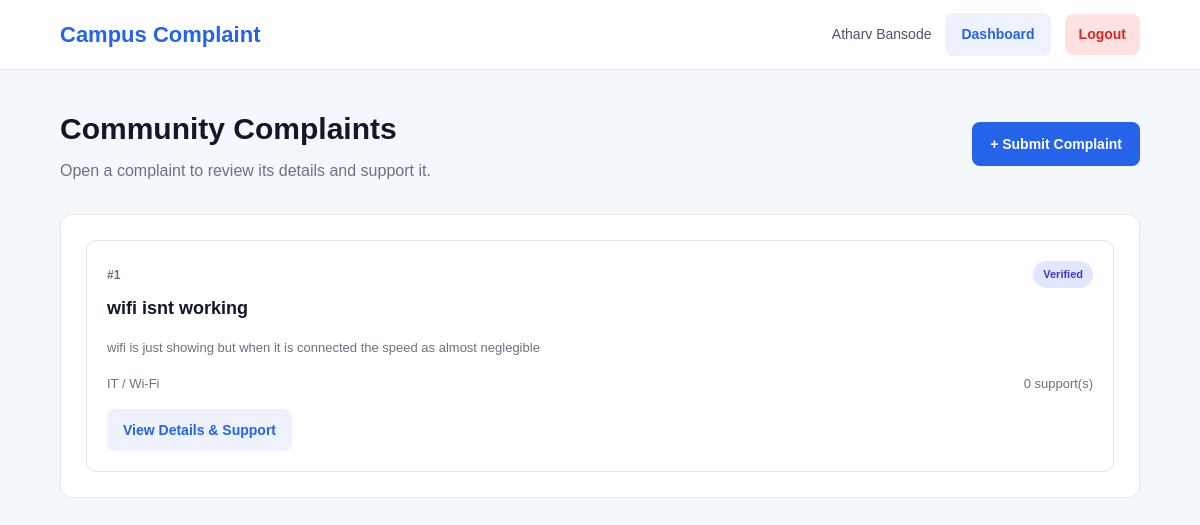
The app's page /community-complaints (signed in), older data.
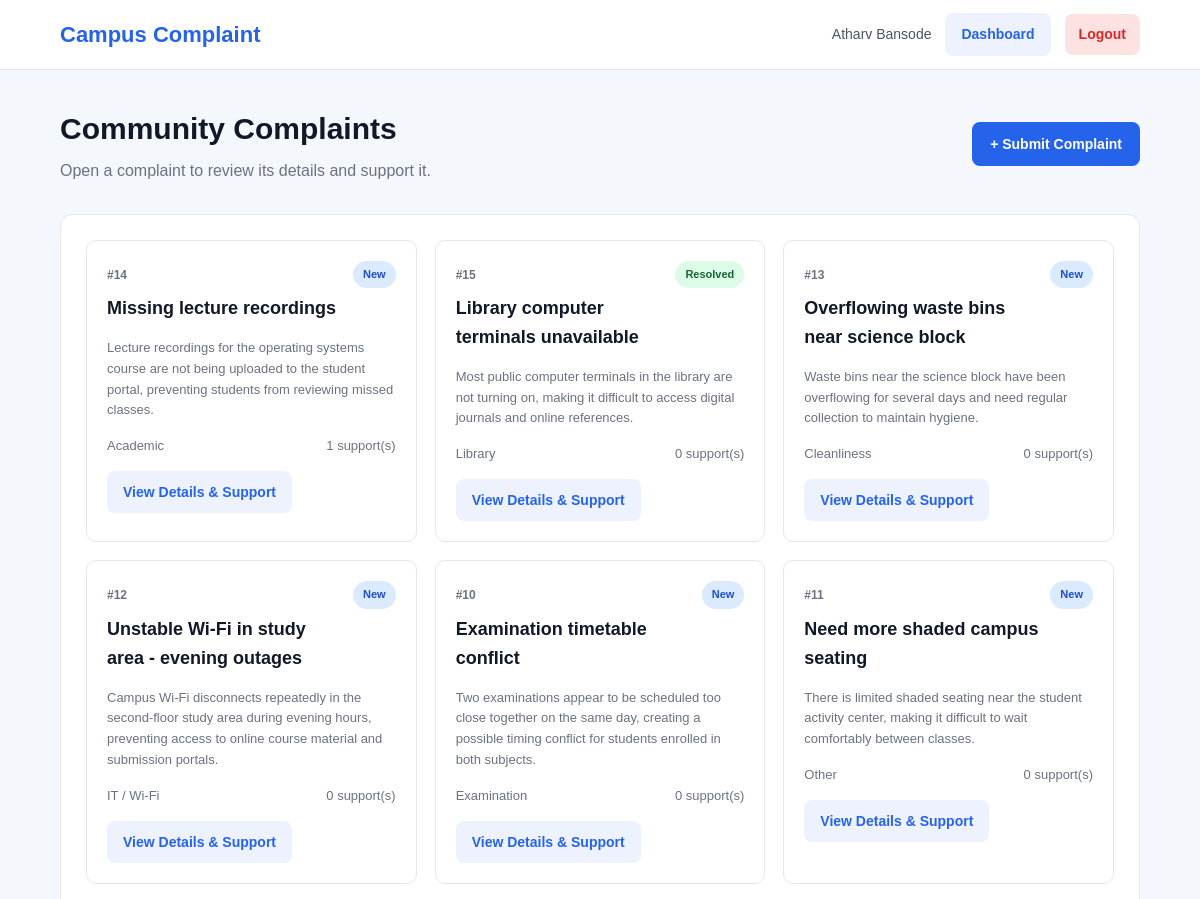
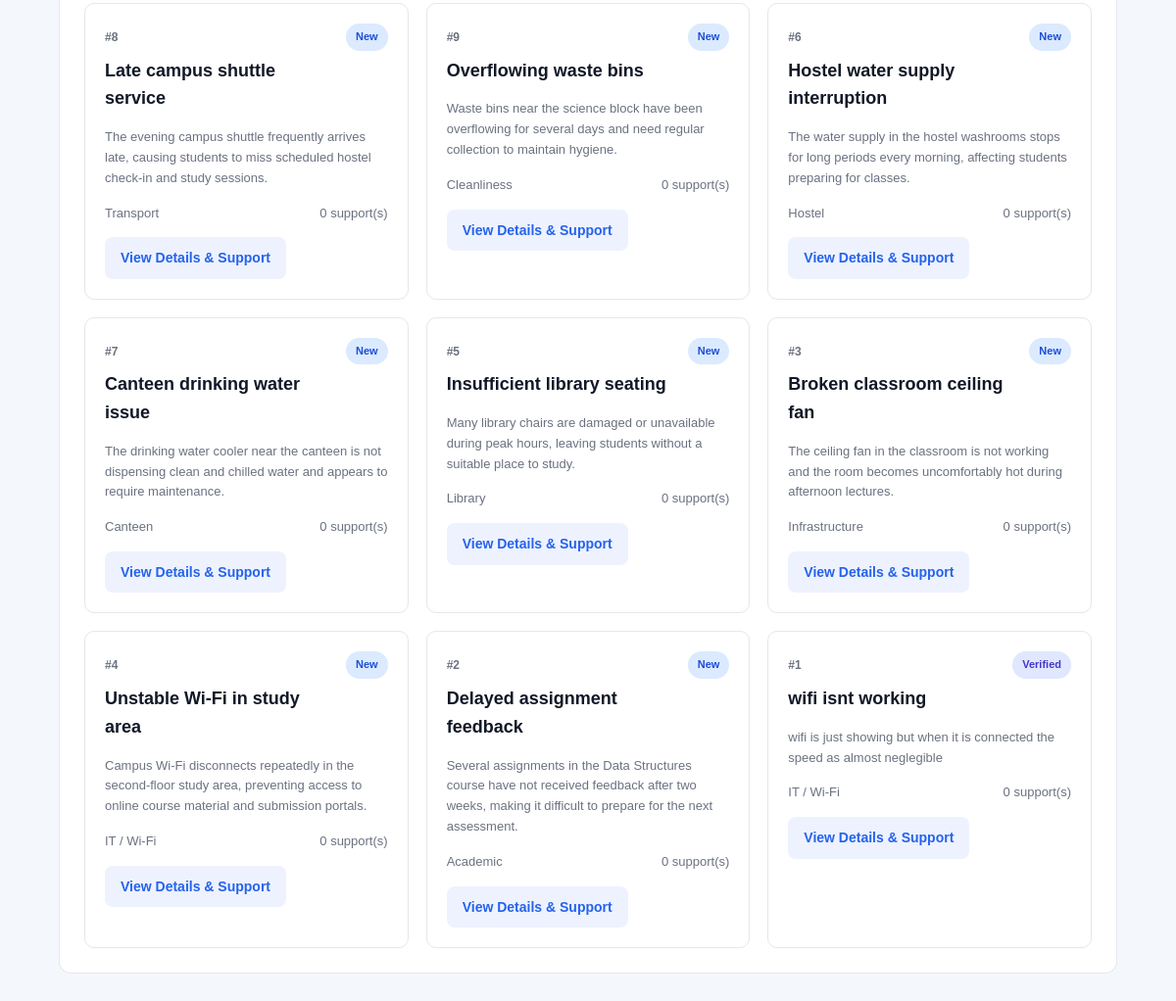
The same page, newer data (2 pictures, top to bottom).
### tables this page shows
CREATE TABLE complaints (
            id INTEGER PRIMARY KEY AUTOINCREMENT,

            student_id INTEGER NOT NULL,

            title TEXT NOT NULL,
            description TEXT NOT NULL,

            category TEXT NOT NULL,

            department_id INTEGER,

            location TEXT,

            priority TEXT DEFAULT 'Medium',

            status TEXT DEFAULT 'New',

            assigned_to INTEGER,

            resolution TEXT,

            created_at TIMESTAMP DEFAULT CURRENT_TIMESTAMP,
            updated_at TIMESTAMP DEFAULT CURRENT_TIMESTAMP,
            resolved_at TIMESTAMP,

            FOREIGN KEY (student_id)
                REFERENCES students(id)
                ON DELETE CASCADE,

            FOREIGN KEY (department_id)
                REFERENCES departments(id)
                ON DELETE SET NULL,

            FOREIGN KEY (assigned_to)
                REFERENCES admins(id)
                ON DELETE SET NULL
        );

### app.py (the view)
@app.route("/community-complaints")
def community_complaints():
    if session.get("user_type") != "student":
        return redirect(url_for("login"))
    conn = get_db_connection()
    complaints = conn.execute(
        """
        SELECT
            c.id,
            c.title,
            c.description,
            c.category,
            c.status,
            c.created_at,
            (
                SELECT COUNT(*)
                FROM complaint_support cs
                WHERE cs.complaint_id = c.id
            ) AS support_count
        FROM complaints c
        WHERE c.status != 'Closed'
        ORDER BY c.created_at DESC
        """
    ).fetchall()
    conn.close()
    return render_template(
        "community_complaints.html",
        complaints=complaints
    )

### app.py (called while the page is built, shortened)
def close_expired_resolved_complaints():
    conn = get_db_connection()
    try:
        expired = conn.execute(
            """
            SELECT id
            FROM complaints
            WHERE status = 'Resolved'
              AND resolved_at IS NOT NULL
              AND datetime(resolved_at) <= datetime('now', '-24 hours')
            """
        ).fetchall()
        if not expired:
            return
    finally:
        conn.close()

@app.before_request
def automatically_close_expired_complaints():
    close_expired_resolved_complaints()

### database.py (called while the page is built)
def get_db_connection():
    conn = sqlite3.connect(DATABASE_PATH)
    conn.row_factory = sqlite3.Row
    conn.execute("PRAGMA foreign_keys = ON")
    return conn

### templates/community_complaints.html (shortened to what this page needs)
<!DOCTYPE html>
<html lang="en">
<head>
    <link rel="stylesheet"
          href="{{ url_for('static', filename='css/style.css') }}">
</head>
<body>
<nav class="navbar">
    <div class="navbar-brand">
        <h2>Campus Complaint</h2>
    </div>
    <div class="navbar-user">
        <span>{{ session.get('user_name') }}</span>
        <a href="{{ url_for('student_dashboard') }}"
           class="secondary-btn">Dashboard</a>
        <a href="{{ url_for('logout') }}"
           class="logout-btn">Logout</a>
    </div>
</nav>
<div class="dashboard-container">
    <div class="dashboard-header">
        <div>
            <h1>Community Complaints</h1>
            <p>Open a complaint to review its details and support it.</p>
        </div>
        <a href="{{ url_for('submit_complaint') }}"
           class="primary-btn">+ Submit Complaint</a>
    </div>
    <div class="dashboard-section">
        {% if complaints %}
            <div class="community-page-list">
                {% for complaint in complaints %}
                    <article class="community-page-item">
                        <div class="complaint-card-header">
                            <div>
                                <span class="complaint-id">#{{ complaint['id'] }}</span>
                                <h2>{{ complaint['title'] }}</h2>
                            </div>
                            <span class="status status-{{ complaint['status']|lower|replace(' ', '-') }}">
                                {{ complaint['status'] }}
                            </span>
                        </div>
                        <p class="complaint-description">
                            {{ complaint['description'][:180] }}
                        </p>
                        <div class="community-page-meta">
                            <span>{{ complaint['category'] }}</span>
                            <span>{{ complaint['support_count'] }} support(s)</span>
                        </div>
                        <a href="{{ url_for('complaint_details', complaint_id=complaint['id']) }}"
                           class="secondary-btn">View Details &amp; Support</a>
                    </article>
                {% endfor %}
            </div>
        {% else %}
            <div class="empty-state">
                <h3>No complaints yet</h3>
                <p>No community complaints have been submitted.</p>
            </div>
        {% endif %}
    </div>
</div>
</body>
</html>

### static/css/style.css (style rules this page uses)
* { margin: 0; padding: 0; box-sizing: border-box; }
html { scroll-behavior: smooth; }
body { font-family: Arial, Helvetica, sans-serif; background: #f4f7fb; color: #1f2937; line-height: 1.6; }
a { text-decoration: none; color: inherit; }
.navbar { width: 100%; min-height: 70px; background: #ffffff; border-bottom: 1px solid #e5e7eb; display: flex; align-items: center; justify-content: space-between; padding: 0 5%; position: sticky; top: 0; z-index: 100; }
.navbar-brand h2 { color: #2563eb; font-size: 22px; font-weight: 700; }
.navbar-user { display: flex; align-items: center; gap: 14px; }
.navbar-user span { font-size: 14px; color: #4b5563; }
.primary-btn, .secondary-btn, .login-btn, .logout-btn, .small-btn, .support-btn { display: inline-flex; align-items: center; justify-content: center; border: none; border-radius: 8px; cursor: pointer; font-size: 14px; font-weight: 600; transition: 0.2s; }
.primary-btn { padding: 11px 18px; background: #2563eb; color: #ffffff; }
.secondary-btn { padding: 10px 16px; background: #eef2ff; color: #2563eb; }
.logout-btn { padding: 9px 14px; background: #fee2e2; color: #dc2626; }
.dashboard-container { width: 90%; max-width: 1400px; margin: 35px auto; }
.dashboard-header { display: flex; align-items: center; justify-content: space-between; gap: 20px; margin-bottom: 30px; }
.dashboard-header h1 { font-size: 30px; color: #111827; margin-bottom: 5px; }
.dashboard-header p { color: #6b7280; }
.dashboard-section { background: #ffffff; border: 1px solid #e5e7eb; border-radius: 12px; padding: 25px; margin-bottom: 25px; }
.complaint-card-header { display: flex; align-items: flex-start; justify-content: space-between; gap: 10px; margin-bottom: 15px; }
.complaint-id { font-size: 12px; color: #6b7280; font-weight: 600; }
.complaint-description { color: #6b7280; font-size: 13px; margin-bottom: 15px; }
.status { display: inline-flex; padding: 5px 10px; border-radius: 20px; font-size: 11px; font-weight: 700; white-space: nowrap; }
.status-new { background: #dbeafe; color: #1d4ed8; }
.status-verified { background: #e0e7ff; color: #4338ca; }
.status-resolved { background: #dcfce7; color: #166534; }
.community-page-list { display: grid; grid-template-columns: repeat(auto-fit, minmax(300px, 1fr)); gap: 18px; }
.community-page-item { padding: 20px; border: 1px solid #e5e7eb; border-radius: 10px; background: #ffffff; }
.community-page-item h2 { margin-top: 8px; color: #111827; font-size: 18px; }
.community-page-meta { display: flex; justify-content: space-between; gap: 12px; margin: 14px 0; color: #6b7280; font-size: 13px; }

Row changes from the older to the newer data that the page shows:
added complaints: id "14", title "Missing lecture recordings", status "New", description "Lecture recordings for the operating systems course are not being uploaded to the student portal, preventing students from reviewing missed classes.", category "Academic", support_count "1"
added complaints: id "15", title "Library computer terminals unavailable", status "Resolved", description "Most public computer terminals in the library are not turning on, making it difficult to access digital journals and online references.", category "Library", support_count "0"
added complaints: id "13", title "Overflowing waste bins near science block", status "New", description "Waste bins near the science block have been overflowing for several days and need regular collection to maintain hygiene.", category "Cleanliness", support_count "0"
added complaints: id "12", title "Unstable Wi-Fi in study area - evening outages", status "New", description "Campus Wi-Fi disconnects repeatedly in the second-floor study area during evening hours, preventing access to online course material and submission portals.", category "IT / Wi-Fi", support_count "0"
added complaints: id "10", title "Examination timetable conflict", status "New", description "Two examinations appear to be scheduled too close together on the same day, creating a possible timing conflict for students enrolled in both subjects.", category "Examination", support_count "0"
added complaints: id "11", title "Need more shaded campus seating", status "New", description "There is limited shaded seating near the student activity center, making it difficult to wait comfortably between classes.", category "Other", support_count "0"
added complaints: id "8", title "Late campus shuttle service", status "New", description "The evening campus shuttle frequently arrives late, causing students to miss scheduled hostel check-in and study sessions.", category "Transport", support_count "0"
added complaints: id "9", title "Overflowing waste bins", status "New", description "Waste bins near the science block have been overflowing for several days and need regular collection to maintain hygiene.", category "Cleanliness", support_count "0"
added complaints: id "6", title "Hostel water supply interruption", status "New", description "The water supply in the hostel washrooms stops for long periods every morning, affecting students preparing for classes.", category "Hostel", support_count "0"
added complaints: id "7", title "Canteen drinking water issue", status "New", description "The drinking water cooler near the canteen is not dispensing clean and chilled water and appears to require maintenance.", category "Canteen", support_count "0"
added complaints: id "5", title "Insufficient library seating", status "New", description "Many library chairs are damaged or unavailable during peak hours, leaving students without a suitable place to study.", category "Library", support_count "0"
added complaints: id "3", title "Broken classroom ceiling fan", status "New", description "The ceiling fan in the classroom is not working and the room becomes uncomfortably hot during afternoon lectures.", category "Infrastructure", support_count "0"
added complaints: id "4", title "Unstable Wi-Fi in study area", status "New", description "Campus Wi-Fi disconnects repeatedly in the second-floor study area, preventing access to online course material and submission portals.", category "IT / Wi-Fi", support_count "0"
added complaints: id "2", title "Delayed assignment feedback", status "New", description "Several assignments in the Data Structures course have not received feedback after two weeks, making it difficult to prepare for the next assessment.", category "Academic", support_count "0"
